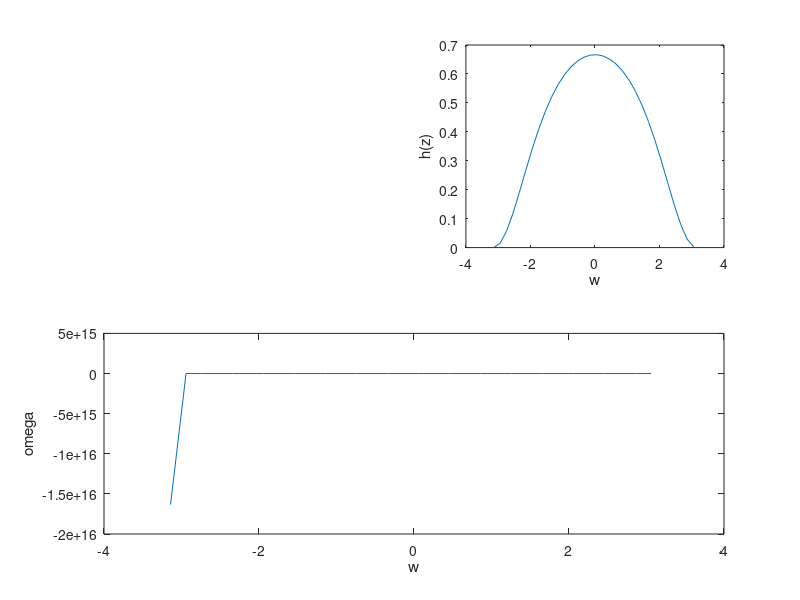

This chart was generated by the following MATLAB code:
clc;
clear;
close all;
w=-pi:0.2:pi;
b=2;
a=3;
z=cos(w)+j*sin(w);
x=tan(w/2);
subplot(2,1,2)
plot(w,x);
ylabel("omega")
xlabel("w")

h=b./((2*((1-(z.^-1))./(1+(z.^-1))))+a);
subplot(2,2,2)
plot(w,h);
ylabel("h(z)")
xlabel("w")